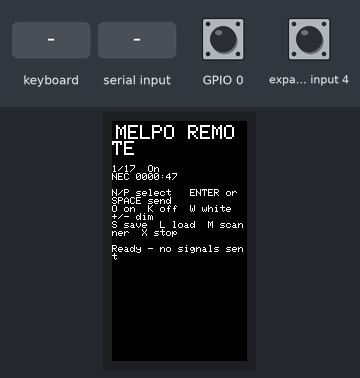
Recording of a sketch running on a simulated ESP32-S3. On the bench: 135×240 colour display. The test bench sets the inputs (shaded band); at power-on: GPIO 0 HIGH, expander input 4 HIGH. EEPROM starts erased; what the sketch prints to the serial monitor is not drawn.

Above: at 1.3 s.
1.4 s: keyboard key "w" received
At 2.4 s:
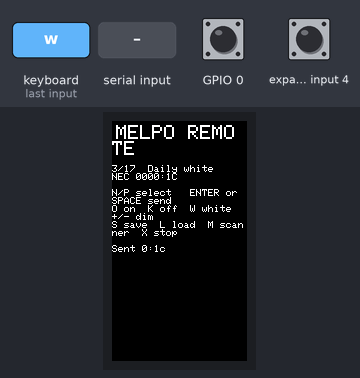
3.0 s: "save\n" received over Serial
At 3.7 s:
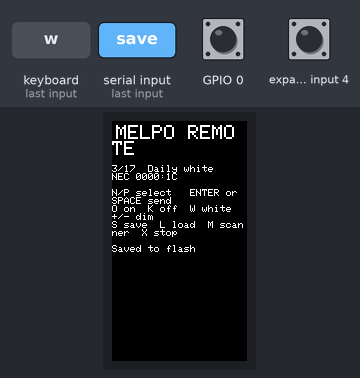
4.5 s: keyboard key "+" received
At 5.8 s:
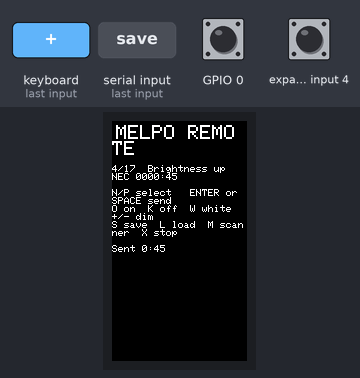
6.1 s: "stop\n" received over Serial
At 7.0 s:
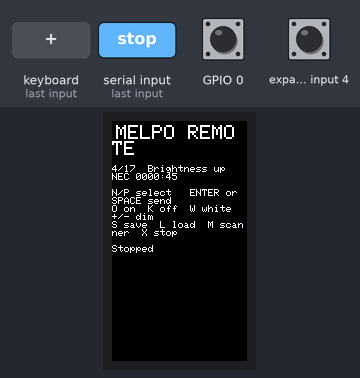
7.6 s: keyboard key "-" received
At 8.4 s:
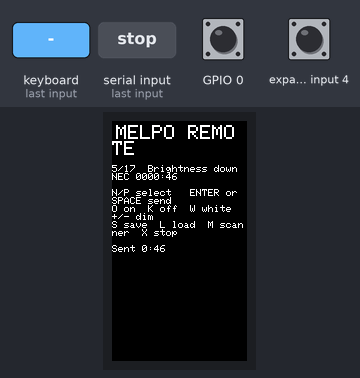
9.2 s: "load\n" received over Serial
At 9.5 s:
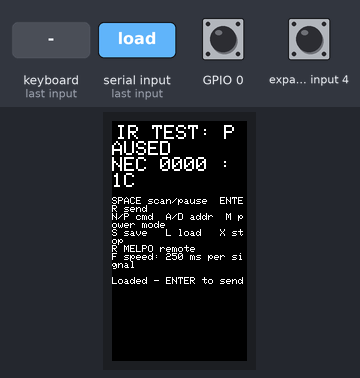
Timing chart, 0 to 11.7 s (numbered marks = the images above; inputs shaded):
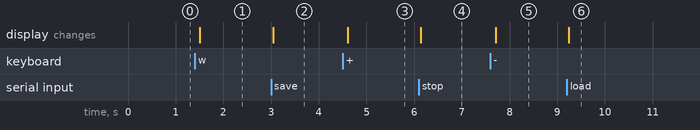

The sketch:

CardputerIRTester.ino
```cpp
#define DISABLE_CODE_FOR_RECEIVER
#define SEND_PWM_BY_TIMER
#define IR_TX_PIN 44
#include <M5Cardputer.h>
#include <IRremote.hpp>
#include <Preferences.h>
#include "Candidates.h"
#include "MelpoF2.h"

Preferences prefs;
bool powerMode = false;
bool mappedMode = true;
uint8_t mappedIndex = 0;
uint16_t candidateIndex = 0;
uint16_t address = 0;
uint8_t command = 0;
bool scanning = false;
bool advanceNext = false;
uint32_t nextAt = 0;
const uint16_t intervals[] = {250, 500, 1500};
uint8_t speedIndex = 0;
String notice = "Ready - no signals sent";
String serialLine;

void screen() {
  auto &d = M5Cardputer.Display;
  d.fillScreen(BLACK);
  d.setCursor(4, 4);
  d.setTextSize(2);
  d.setTextColor(scanning ? GREEN : WHITE);
  if (mappedMode) {
    d.println("MELPO REMOTE");
    d.setTextSize(1);
    d.printf("\n%u/%u  %s\n", mappedIndex + 1, melpoControlCount, melpoControls[mappedIndex].label);
    d.printf("NEC 0000:%02X\n", melpoControls[mappedIndex].command);
    d.println("\nN/P select   ENTER or SPACE send");
    d.println("O on  K off  W white  +/- dim");
    d.println("S save  L load  M scanner  X stop");
    d.println("\n" + notice);
    return;
  }
  d.println(scanning ? "IR TEST: RUNNING" : "IR TEST: PAUSED");
  if (powerMode) d.printf("POWER %u / %u\n", candidateIndex + 1, candidateCount);
  else d.printf("NEC %04X : %02X\n", address, command);
  d.setTextSize(1);
  d.println("\nSPACE scan/pause  ENTER send");
  d.println(powerMode ? "N/P candidate +/-  M manual mode" : "N/P cmd  A/D addr  M power mode");
  d.println("S save   L load   X stop");
  d.println("R MELPO remote");
  d.printf("F speed: %u ms per signal\n", intervals[speedIndex]);
  d.println("\n" + notice);
}

void transmit() {
  if (mappedMode) {
    address = 0;
    command = melpoControls[mappedIndex].command;
  }
  if (powerMode) {
    const auto &c = candidates[candidateIndex];
    IrSender.sendRaw(c.wave, c.length, c.khz);
    notice = String("Sent: ") + c.label;
    Serial.printf("SENT POWER %u %s\n", candidateIndex + 1, c.label);
    screen();
    return;
  }
  IrSender.sendNEC(address, command, 0);
  notice = "Sent " + String(address, HEX) + ":" + String(command, HEX);
  Serial.printf("SENT NEC %04X %02X\n", address, command);
  screen();
}

void pauseScan() { scanning = false; }

void key(char k) {
  if (k == 'r') {
    pauseScan(); mappedMode = true; powerMode = false; advanceNext = false;
    notice = "Select a control"; screen(); return;
  }
  if (mappedMode) {
    if (k == 'n' || k == 'p') {
      mappedIndex = (mappedIndex + melpoControlCount + (k == 'n' ? 1 : -1)) % melpoControlCount;
      notice = "Selected - ENTER to send"; screen(); return;
    }
    if (k == ' ' || k == '\r' || k == '\n') { pauseScan(); transmit(); return; }
    if (k == 'o' || k == 'k' || k == 'w' || k == '+' || k == '=' || k == '-') {
      mappedIndex = k == 'o' ? 0 : k == 'k' ? 1 : k == 'w' ? 2 : k == '-' ? 4 : 3;
      pauseScan(); transmit(); return;
    }
    if (k == 'm') {
      mappedMode = false; powerMode = false; pauseScan(); advanceNext = false;
      notice = "Manual scan; R returns to remote"; screen(); return;
    }
    if (k != 's' && k != 'l' && k != 'x') return;
  }
  if (k == ' ') {
    scanning = !scanning;
    nextAt = millis();
    notice = scanning ? "Scanning; SPACE to pause" : "Paused on last signal";
  } else if (k == '\r' || k == '\n') {
    pauseScan();
    transmit();
  } else if (k == 'n' || k == 'p') {
    pauseScan();
    if (powerMode) candidateIndex = (candidateIndex + candidateCount + (k == 'n' ? 1 : -1)) % candidateCount;
    else command += (k == 'n' ? 1 : -1);
    advanceNext = false;
    notice = "Selected - ENTER to send";
  } else if (k == 'm') {
    pauseScan();
    powerMode = !powerMode;
    advanceNext = false;
    notice = powerMode ? "LED power candidates" : "Manual NEC scan";
  } else if (!powerMode && (k == 'a' || k == 'd')) {
    pauseScan();
    address += (k == 'd' ? 1 : -1);
    command = 0;
    advanceNext = false;
    notice = "Selected - ENTER to send";
  } else if (k == 's') {
    pauseScan();
    if (mappedMode) { address = 0; command = melpoControls[mappedIndex].command; }
    uint32_t saved = powerMode ? 0x80000000UL | candidateIndex : (uint32_t(address) << 8) | command;
    bool ok = prefs.putUInt("code", saved) == 4;
    notice = ok ? "Saved to flash" : "Save failed";
    Serial.printf("%s mode=%s index=%u NEC=%04X:%02X\n", ok ? "SAVED" : "SAVE FAILED", powerMode ? "POWER" : "NEC", candidateIndex + 1, address, command);
  } else if (k == 'l') {
    pauseScan();
    if (prefs.isKey("code")) {
      uint32_t code = prefs.getUInt("code");
      mappedMode = false;
      powerMode = (code & 0x80000000UL) != 0;
      if (powerMode) candidateIndex = (code & 0x7FFFFFFFUL) % candidateCount;
      else { address = code >> 8; command = code & 255; }
      advanceNext = false;
      notice = "Loaded - ENTER to send";
    } else notice = "No saved signal";
  } else if (k == 'f') {
    speedIndex = (speedIndex + 1) % 3;
    nextAt = millis() + intervals[speedIndex];
    notice = "Scan speed changed";
  } else if (k == 'x') {
    pauseScan();
    notice = "Stopped";
  }
  screen();
}

void handleSerial(String line) {
  line.trim();
  unsigned int a, c;
  char extra;
  if (sscanf(line.c_str(), "send %x %x %c", &a, &c, &extra) == 2 && a <= 65535 && c <= 255) {
    pauseScan();
    mappedMode = false;
    powerMode = false;
    address = a;
    command = c;
    advanceNext = false;
    transmit();
  } else if (line == "status") {
    Serial.printf("MODE %s candidate=%u/%u\n", mappedMode ? "MELPO" : powerMode ? "POWER" : "NEC", candidateIndex + 1, candidateCount);
    Serial.printf("STATUS NEC %04X %02X scan=%d interval=%u\n", address, command, scanning, intervals[speedIndex]);
  } else if (line == "scan") key(' ');
  else if (line == "stop") key('x');
  else if (line == "save") key('s');
  else if (line == "load") key('l');
  else if (line == "speed") key('f');
  else if (line == "mode") key('m');
  else if (line == "remote") key('r');
  else if (line == "on" || line == "off" || line == "white" || line == "brighter" || line == "dimmer") {
    key('r');
    key(line == "on" ? 'o' : line == "off" ? 'k' : line == "white" ? 'w' : line == "brighter" ? '+' : '-');
  }
  else Serial.println("Commands: send HEXADDR HEXCMD | on | off | white | brighter | dimmer | status | scan | stop | save | load | speed | mode | remote");
}

void setup() {
  auto cfg = M5.config();
  M5Cardputer.begin(cfg, true);
  M5Cardputer.Display.setRotation(1);
  Serial.begin(115200);
  IrSender.begin(DISABLE_LED_FEEDBACK);
  IrSender.setSendPin(IR_TX_PIN);
  prefs.begin("ir-tester", false);
  screen();
}

void loop() {
  M5Cardputer.update();
  if (M5Cardputer.Keyboard.isChange() && M5Cardputer.Keyboard.isPressed()) {
    auto state = M5Cardputer.Keyboard.keysState();
    for (char c : state.word) key(c);
    if (state.enter) key('\r');
  }
  while (Serial.available()) {
    char c = Serial.read();
    if (c == '\n') { handleSerial(serialLine); serialLine = ""; }
    else if (c != '\r') {
      if (serialLine.length() < 80) serialLine += c;
      else serialLine = "";
    }
  }
  if (scanning && int32_t(millis() - nextAt) >= 0) {
    if (advanceNext) {
      if ((powerMode && candidateIndex + 1 >= candidateCount) || (!powerMode && command == 255)) {
        scanning = false;
        advanceNext = false;
        notice = powerMode ? "Power scan complete" : "Address complete; choose next";
        screen();
        return;
      }
      if (powerMode) ++candidateIndex;
      else ++command;
    }
    nextAt = millis() + intervals[speedIndex];
    transmit();
    advanceNext = true;
  }
  delay(5);
}
```

MelpoF2.h
```cpp
#pragma once
#include <stdint.h>

// Recovered on the user's MELPO B08T5XR951 / BLFL-LFBA by physical tests.
// NEC, address 0x0000. See ../../README.md for evidence and limits.
// Timer duration and DIY programming/hold behavior remain unverified.
struct MelpoControl { const char *label; uint8_t command; };
static const MelpoControl melpoControls[] = {
  {"On",             0x47},
  {"Off",            0x43},
  {"Daily white",    0x1C},
  {"Brightness up",  0x45},
  {"Brightness down",0x46},
  {"Store 1 recall", 0x07},
  {"Store 2 recall", 0x15},
  {"Wheel: red",     0x0C},
  {"Wheel: yellow",  0x5E},
  {"Wheel: green",   0x4A},
  {"Wheel: blue",    0x42},
  {"DIY-FLASH",      0x44},
  {"Smooth",         0x40},
  {"Cozy",           0x16},
  {"Fresh",          0x19},
  {"Romantic",       0x0D},
  {"Timer (candidate)",0x09},
};
static constexpr uint8_t melpoControlCount = sizeof(melpoControls)/sizeof(melpoControls[0]);
```

Source omitted: Candidates.h (data table, 28635 bytes)

Measured:
- after the input at 1.4 s, the display: changes after 0.11 s (image 1)
- after the input at 3.0 s, the display: changes at once (image 2)
- after the input at 4.5 s, the display: changes after 0.11 s (image 3)
- after the input at 6.1 s, the display: changes at once (image 4)
- after the input at 7.6 s, the display: changes after 0.11 s (image 5)
- after the input at 9.2 s, the display: changes at once (image 6)
